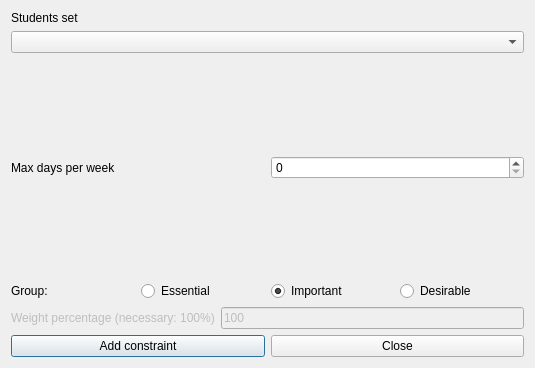
<?xml version="1.0" encoding="UTF-8"?>
<ui version="4.0">
 <class>AddConstraintStudentsSetMaxDaysPerWeekForm_template</class>
 <widget class="QDialog" name="AddConstraintStudentsSetMaxDaysPerWeekForm_template">
  <property name="geometry">
   <rect>
    <x>0</x>
    <y>0</y>
    <width>535</width>
    <height>368</height>
   </rect>
  </property>
  <property name="windowTitle">
   <string extracomment="This is the title of the dialog to add a new constraint of this type">Add students set max days per week</string>
  </property>
  <layout class="QVBoxLayout" name="verticalLayout">
   <item>
    <layout class="QVBoxLayout">
     <item>
      <widget class="QLabel" name="studentsTextLabel">
       <property name="frameShape">
        <enum>QFrame::NoFrame</enum>
       </property>
       <property name="frameShadow">
        <enum>QFrame::Plain</enum>
       </property>
       <property name="text">
        <string>Students set</string>
       </property>
       <property name="wordWrap">
        <bool>false</bool>
       </property>
      </widget>
     </item>
     <item>
      <widget class="QComboBox" name="studentsComboBox">
       <property name="editable">
        <bool>false</bool>
       </property>
       <property name="insertPolicy">
        <enum>QComboBox::NoInsert</enum>
       </property>
       <property name="autoCompletion">
        <bool>false</bool>
       </property>
       <property name="duplicatesEnabled">
        <bool>false</bool>
       </property>
      </widget>
     </item>
    </layout>
   </item>
   <item>
    <spacer name="spacer1_3">
     <property name="orientation">
      <enum>Qt::Vertical</enum>
     </property>
     <property name="sizeType">
      <enum>QSizePolicy::Expanding</enum>
     </property>
     <property name="sizeHint" stdset="0">
      <size>
       <width>20</width>
       <height>31</height>
      </size>
     </property>
    </spacer>
   </item>
   <item>
    <layout class="QHBoxLayout">
     <item>
      <widget class="QLabel" name="maxDaysTextLabel">
       <property name="frameShape">
        <enum>QFrame::NoFrame</enum>
       </property>
       <property name="frameShadow">
        <enum>QFrame::Plain</enum>
       </property>
       <property name="text">
        <string>Max days per week</string>
       </property>
       <property name="wordWrap">
        <bool>false</bool>
       </property>
      </widget>
     </item>
     <item>
      <widget class="QSpinBox" name="maxDaysSpinBox"/>
     </item>
    </layout>
   </item>
   <item>
    <spacer name="spacer1">
     <property name="orientation">
      <enum>Qt::Vertical</enum>
     </property>
     <property name="sizeType">
      <enum>QSizePolicy::Expanding</enum>
     </property>
     <property name="sizeHint" stdset="0">
      <size>
       <width>20</width>
       <height>31</height>
      </size>
     </property>
    </spacer>
   </item>
   <item>
    <layout class="QHBoxLayout" name="horizontalLayout_4">
     <item>
      <widget class="QLabel" name="groupTextLabel">
       <property name="text">
        <string>Group:</string>
       </property>
      </widget>
     </item>
     <item>
      <widget class="QRadioButton" name="essentialRadioButton">
       <property name="text">
        <string>Essential</string>
       </property>
      </widget>
     </item>
     <item>
      <widget class="QRadioButton" name="importantRadioButton">
       <property name="text">
        <string>Important</string>
       </property>
       <property name="checked">
        <bool>true</bool>
       </property>
      </widget>
     </item>
     <item>
      <widget class="QRadioButton" name="desirableRadioButton">
       <property name="text">
        <string>Desirable</string>
       </property>
      </widget>
     </item>
    </layout>
   </item>
   <item>
    <layout class="QHBoxLayout">
     <item>
      <widget class="QLabel" name="weightTextLabel">
       <property name="enabled">
        <bool>false</bool>
       </property>
       <property name="frameShape">
        <enum>QFrame::NoFrame</enum>
       </property>
       <property name="frameShadow">
        <enum>QFrame::Plain</enum>
       </property>
       <property name="text">
        <string>Weight percentage (necessary: 100%)</string>
       </property>
       <property name="wordWrap">
        <bool>false</bool>
       </property>
      </widget>
     </item>
     <item>
      <widget class="QLineEdit" name="weightLineEdit">
       <property name="enabled">
        <bool>false</bool>
       </property>
       <property name="text">
        <string notr="true">100</string>
       </property>
      </widget>
     </item>
    </layout>
   </item>
   <item>
    <layout class="QHBoxLayout">
     <item>
      <widget class="QPushButton" name="addConstraintPushButton">
       <property name="text">
        <string>Add constraint</string>
       </property>
      </widget>
     </item>
     <item>
      <widget class="QPushButton" name="closePushButton">
       <property name="text">
        <string>Close</string>
       </property>
      </widget>
     </item>
    </layout>
   </item>
  </layout>
 </widget>
 <layoutdefault spacing="6" margin="11"/>
 <resources/>
 <connections/>
</ui>
